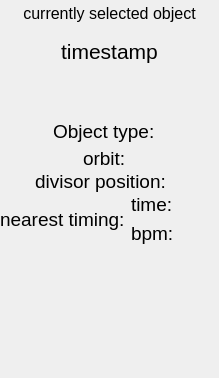
<?xml version="1.0" encoding="UTF-8"?>
<ui version="4.0">
 <class>ObjectInfoui</class>
 <widget class="QWidget" name="ObjectInfoui">
  <property name="geometry">
   <rect>
    <x>0</x>
    <y>0</y>
    <width>213</width>
    <height>378</height>
   </rect>
  </property>
  <property name="windowTitle">
   <string notr="true">Form</string>
  </property>
  <layout class="QVBoxLayout" name="verticalLayout_3">
   <property name="spacing">
    <number>0</number>
   </property>
   <property name="leftMargin">
    <number>0</number>
   </property>
   <property name="topMargin">
    <number>0</number>
   </property>
   <property name="rightMargin">
    <number>0</number>
   </property>
   <property name="bottomMargin">
    <number>0</number>
   </property>
   <item>
    <widget class="QWidget" name="timestamp_info" native="true">
     <layout class="QVBoxLayout" name="verticalLayout">
      <property name="spacing">
       <number>16</number>
      </property>
      <property name="leftMargin">
       <number>0</number>
      </property>
      <property name="topMargin">
       <number>4</number>
      </property>
      <property name="rightMargin">
       <number>0</number>
      </property>
      <property name="bottomMargin">
       <number>4</number>
      </property>
      <item>
       <widget class="QLabel" name="label">
        <property name="font">
         <font>
          <pointsize>12</pointsize>
         </font>
        </property>
        <property name="text">
         <string>currently selected object</string>
        </property>
        <property name="alignment">
         <set>Qt::AlignmentFlag::AlignCenter</set>
        </property>
       </widget>
      </item>
      <item>
       <widget class="QLabel" name="timestamp_label">
        <property name="font">
         <font>
          <pointsize>16</pointsize>
         </font>
        </property>
        <property name="text">
         <string>timestamp</string>
        </property>
        <property name="alignment">
         <set>Qt::AlignmentFlag::AlignCenter</set>
        </property>
       </widget>
      </item>
      <item>
       <widget class="QLabel" name="timestam_value">
        <property name="font">
         <font>
          <pointsize>16</pointsize>
         </font>
        </property>
        <property name="styleSheet">
         <string notr="true">color: #FFA500</string>
        </property>
        <property name="text">
         <string notr="true"/>
        </property>
        <property name="alignment">
         <set>Qt::AlignmentFlag::AlignCenter</set>
        </property>
       </widget>
      </item>
      <item>
       <widget class="QWidget" name="typeinfo_container" native="true">
        <layout class="QHBoxLayout" name="horizontalLayout">
         <property name="spacing">
          <number>0</number>
         </property>
         <property name="leftMargin">
          <number>0</number>
         </property>
         <property name="topMargin">
          <number>0</number>
         </property>
         <property name="rightMargin">
          <number>0</number>
         </property>
         <property name="bottomMargin">
          <number>0</number>
         </property>
         <item>
          <spacer name="horizontalSpacer_3">
           <property name="orientation">
            <enum>Qt::Orientation::Horizontal</enum>
           </property>
           <property name="sizeHint" stdset="0">
            <size>
             <width>40</width>
             <height>20</height>
            </size>
           </property>
          </spacer>
         </item>
         <item>
          <widget class="QLabel" name="type_label">
           <property name="font">
            <font>
             <pointsize>14</pointsize>
            </font>
           </property>
           <property name="text">
            <string>Object type:</string>
           </property>
          </widget>
         </item>
         <item>
          <widget class="QLabel" name="type_value">
           <property name="palette">
            <palette>
             <active>
              <colorrole role="WindowText">
               <brush brushstyle="SolidPattern">
                <color alpha="255">
                 <red>0</red>
                 <green>255</green>
                 <blue>255</blue>
                </color>
               </brush>
              </colorrole>
              <colorrole role="Text">
               <brush brushstyle="SolidPattern">
                <color alpha="255">
                 <red>0</red>
                 <green>255</green>
                 <blue>255</blue>
                </color>
               </brush>
              </colorrole>
             </active>
             <inactive>
              <colorrole role="WindowText">
               <brush brushstyle="SolidPattern">
                <color alpha="255">
                 <red>0</red>
                 <green>255</green>
                 <blue>255</blue>
                </color>
               </brush>
              </colorrole>
              <colorrole role="Text">
               <brush brushstyle="SolidPattern">
                <color alpha="255">
                 <red>0</red>
                 <green>255</green>
                 <blue>255</blue>
                </color>
               </brush>
              </colorrole>
             </inactive>
             <disabled/>
            </palette>
           </property>
           <property name="font">
            <font>
             <pointsize>14</pointsize>
            </font>
           </property>
           <property name="text">
            <string notr="true"/>
           </property>
           <property name="alignment">
            <set>Qt::AlignmentFlag::AlignRight|Qt::AlignmentFlag::AlignTrailing|Qt::AlignmentFlag::AlignVCenter</set>
           </property>
          </widget>
         </item>
         <item>
          <spacer name="horizontalSpacer_4">
           <property name="orientation">
            <enum>Qt::Orientation::Horizontal</enum>
           </property>
           <property name="sizeHint" stdset="0">
            <size>
             <width>40</width>
             <height>20</height>
            </size>
           </property>
          </spacer>
         </item>
        </layout>
       </widget>
      </item>
     </layout>
    </widget>
   </item>
   <item>
    <widget class="QWidget" name="orbitinfo_container" native="true">
     <layout class="QHBoxLayout" name="horizontalLayout_7">
      <property name="spacing">
       <number>0</number>
      </property>
      <property name="leftMargin">
       <number>0</number>
      </property>
      <property name="topMargin">
       <number>0</number>
      </property>
      <property name="rightMargin">
       <number>0</number>
      </property>
      <property name="bottomMargin">
       <number>0</number>
      </property>
      <item>
       <spacer name="horizontalSpacer_5">
        <property name="orientation">
         <enum>Qt::Orientation::Horizontal</enum>
        </property>
        <property name="sizeHint" stdset="0">
         <size>
          <width>40</width>
          <height>20</height>
         </size>
        </property>
       </spacer>
      </item>
      <item>
       <widget class="QLabel" name="orbit_label">
        <property name="font">
         <font>
          <pointsize>14</pointsize>
         </font>
        </property>
        <property name="text">
         <string>orbit:</string>
        </property>
       </widget>
      </item>
      <item>
       <widget class="QLabel" name="orbit_value">
        <property name="palette">
         <palette>
          <active>
           <colorrole role="WindowText">
            <brush brushstyle="SolidPattern">
             <color alpha="255">
              <red>85</red>
              <green>255</green>
              <blue>127</blue>
             </color>
            </brush>
           </colorrole>
           <colorrole role="Text">
            <brush brushstyle="SolidPattern">
             <color alpha="255">
              <red>85</red>
              <green>255</green>
              <blue>0</blue>
             </color>
            </brush>
           </colorrole>
          </active>
          <inactive>
           <colorrole role="WindowText">
            <brush brushstyle="SolidPattern">
             <color alpha="255">
              <red>85</red>
              <green>255</green>
              <blue>127</blue>
             </color>
            </brush>
           </colorrole>
           <colorrole role="Text">
            <brush brushstyle="SolidPattern">
             <color alpha="255">
              <red>85</red>
              <green>255</green>
              <blue>0</blue>
             </color>
            </brush>
           </colorrole>
          </inactive>
          <disabled/>
         </palette>
        </property>
        <property name="font">
         <font>
          <pointsize>14</pointsize>
         </font>
        </property>
        <property name="text">
         <string notr="true"/>
        </property>
        <property name="alignment">
         <set>Qt::AlignmentFlag::AlignRight|Qt::AlignmentFlag::AlignTrailing|Qt::AlignmentFlag::AlignVCenter</set>
        </property>
       </widget>
      </item>
      <item>
       <spacer name="horizontalSpacer_6">
        <property name="orientation">
         <enum>Qt::Orientation::Horizontal</enum>
        </property>
        <property name="sizeHint" stdset="0">
         <size>
          <width>40</width>
          <height>20</height>
         </size>
        </property>
       </spacer>
      </item>
     </layout>
    </widget>
   </item>
   <item>
    <widget class="QWidget" name="divisor_info_container" native="true">
     <layout class="QHBoxLayout" name="horizontalLayout_6">
      <property name="leftMargin">
       <number>0</number>
      </property>
      <property name="topMargin">
       <number>0</number>
      </property>
      <property name="rightMargin">
       <number>0</number>
      </property>
      <property name="bottomMargin">
       <number>0</number>
      </property>
      <item>
       <spacer name="horizontalSpacer_7">
        <property name="orientation">
         <enum>Qt::Orientation::Horizontal</enum>
        </property>
        <property name="sizeHint" stdset="0">
         <size>
          <width>40</width>
          <height>20</height>
         </size>
        </property>
       </spacer>
      </item>
      <item>
       <widget class="QLabel" name="divisor_label">
        <property name="font">
         <font>
          <pointsize>14</pointsize>
         </font>
        </property>
        <property name="text">
         <string>divisor position:</string>
        </property>
       </widget>
      </item>
      <item>
       <widget class="QLabel" name="divisor_value">
        <property name="font">
         <font>
          <pointsize>14</pointsize>
         </font>
        </property>
        <property name="styleSheet">
         <string notr="true">color: #FFD700</string>
        </property>
        <property name="text">
         <string notr="true"/>
        </property>
        <property name="alignment">
         <set>Qt::AlignmentFlag::AlignRight|Qt::AlignmentFlag::AlignTrailing|Qt::AlignmentFlag::AlignVCenter</set>
        </property>
       </widget>
      </item>
      <item>
       <spacer name="horizontalSpacer_8">
        <property name="orientation">
         <enum>Qt::Orientation::Horizontal</enum>
        </property>
        <property name="sizeHint" stdset="0">
         <size>
          <width>40</width>
          <height>20</height>
         </size>
        </property>
       </spacer>
      </item>
     </layout>
    </widget>
   </item>
   <item>
    <widget class="QWidget" name="ntiming_container" native="true">
     <layout class="QHBoxLayout" name="horizontalLayout_5">
      <property name="leftMargin">
       <number>0</number>
      </property>
      <property name="topMargin">
       <number>0</number>
      </property>
      <property name="rightMargin">
       <number>0</number>
      </property>
      <property name="bottomMargin">
       <number>0</number>
      </property>
      <item>
       <spacer name="horizontalSpacer_9">
        <property name="orientation">
         <enum>Qt::Orientation::Horizontal</enum>
        </property>
        <property name="sizeHint" stdset="0">
         <size>
          <width>40</width>
          <height>20</height>
         </size>
        </property>
       </spacer>
      </item>
      <item>
       <widget class="QLabel" name="ntiming_label">
        <property name="font">
         <font>
          <pointsize>14</pointsize>
         </font>
        </property>
        <property name="text">
         <string>nearest timing:</string>
        </property>
       </widget>
      </item>
      <item>
       <spacer name="horizontalSpacer">
        <property name="orientation">
         <enum>Qt::Orientation::Horizontal</enum>
        </property>
        <property name="sizeHint" stdset="0">
         <size>
          <width>40</width>
          <height>20</height>
         </size>
        </property>
       </spacer>
      </item>
      <item>
       <widget class="QWidget" name="ntiming_info_container" native="true">
        <layout class="QVBoxLayout" name="verticalLayout_2">
         <property name="leftMargin">
          <number>0</number>
         </property>
         <property name="topMargin">
          <number>0</number>
         </property>
         <property name="rightMargin">
          <number>0</number>
         </property>
         <property name="bottomMargin">
          <number>0</number>
         </property>
         <item>
          <widget class="QWidget" name="ntiming_time_container" native="true">
           <layout class="QHBoxLayout" name="horizontalLayout_3">
            <property name="leftMargin">
             <number>0</number>
            </property>
            <property name="topMargin">
             <number>0</number>
            </property>
            <property name="rightMargin">
             <number>0</number>
            </property>
            <property name="bottomMargin">
             <number>0</number>
            </property>
            <item>
             <widget class="QLabel" name="ntiming_time_label">
              <property name="font">
               <font>
                <pointsize>14</pointsize>
               </font>
              </property>
              <property name="text">
               <string>time:</string>
              </property>
             </widget>
            </item>
            <item>
             <widget class="QLabel" name="ntiming_time_value">
              <property name="font">
               <font>
                <pointsize>14</pointsize>
               </font>
              </property>
              <property name="styleSheet">
               <string notr="true">color: #FFA500</string>
              </property>
              <property name="text">
               <string notr="true"/>
              </property>
              <property name="alignment">
               <set>Qt::AlignmentFlag::AlignRight|Qt::AlignmentFlag::AlignTrailing|Qt::AlignmentFlag::AlignVCenter</set>
              </property>
             </widget>
            </item>
           </layout>
          </widget>
         </item>
         <item>
          <widget class="QWidget" name="ntiming_bpm_container" native="true">
           <layout class="QHBoxLayout" name="horizontalLayout_4">
            <property name="leftMargin">
             <number>0</number>
            </property>
            <property name="topMargin">
             <number>0</number>
            </property>
            <property name="rightMargin">
             <number>0</number>
            </property>
            <property name="bottomMargin">
             <number>0</number>
            </property>
            <item>
             <widget class="QLabel" name="ntiming_bpm_label">
              <property name="font">
               <font>
                <pointsize>14</pointsize>
               </font>
              </property>
              <property name="text">
               <string notr="true">bpm:</string>
              </property>
             </widget>
            </item>
            <item>
             <widget class="QLabel" name="ntiming_bpm_value">
              <property name="font">
               <font>
                <pointsize>14</pointsize>
               </font>
              </property>
              <property name="styleSheet">
               <string notr="true">color: #FFB6C1</string>
              </property>
              <property name="text">
               <string notr="true"/>
              </property>
              <property name="alignment">
               <set>Qt::AlignmentFlag::AlignRight|Qt::AlignmentFlag::AlignTrailing|Qt::AlignmentFlag::AlignVCenter</set>
              </property>
             </widget>
            </item>
           </layout>
          </widget>
         </item>
        </layout>
       </widget>
      </item>
      <item>
       <spacer name="horizontalSpacer_2">
        <property name="orientation">
         <enum>Qt::Orientation::Horizontal</enum>
        </property>
        <property name="sizeHint" stdset="0">
         <size>
          <width>40</width>
          <height>20</height>
         </size>
        </property>
       </spacer>
      </item>
      <item>
       <widget class="QPushButton" name="goto_timing_button">
        <property name="minimumSize">
         <size>
          <width>22</width>
          <height>22</height>
         </size>
        </property>
        <property name="maximumSize">
         <size>
          <width>22</width>
          <height>22</height>
         </size>
        </property>
        <property name="focusPolicy">
         <enum>Qt::FocusPolicy::NoFocus</enum>
        </property>
        <property name="toolTip">
         <string>go to this timing position</string>
        </property>
        <property name="text">
         <string/>
        </property>
        <property name="icon">
         <iconset resource="../../../../../resources/glsrcs.qrc">
          <normaloff>:/icons/angle-right.svg</normaloff>:/icons/angle-right.svg</iconset>
        </property>
        <property name="iconSize">
         <size>
          <width>16</width>
          <height>16</height>
         </size>
        </property>
        <property name="flat">
         <bool>true</bool>
        </property>
       </widget>
      </item>
      <item>
       <spacer name="horizontalSpacer_10">
        <property name="orientation">
         <enum>Qt::Orientation::Horizontal</enum>
        </property>
        <property name="sizeHint" stdset="0">
         <size>
          <width>40</width>
          <height>20</height>
         </size>
        </property>
       </spacer>
      </item>
     </layout>
    </widget>
   </item>
   <item>
    <spacer name="verticalSpacer">
     <property name="orientation">
      <enum>Qt::Orientation::Vertical</enum>
     </property>
     <property name="sizeHint" stdset="0">
      <size>
       <width>20</width>
       <height>253</height>
      </size>
     </property>
    </spacer>
   </item>
  </layout>
 </widget>
 <resources>
  <include location="../../../../../resources/glsrcs.qrc"/>
 </resources>
 <connections/>
</ui>
